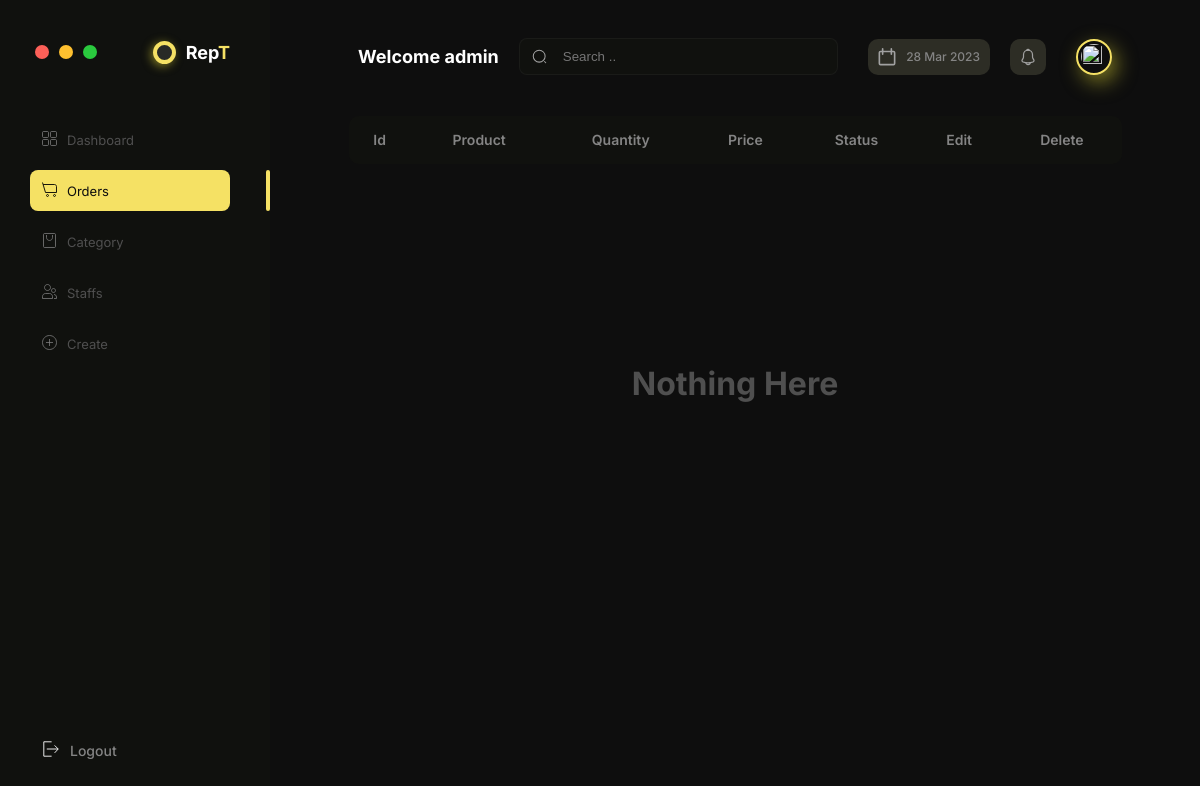
Page /ordersPending/ (signed in) on the earlier database version.
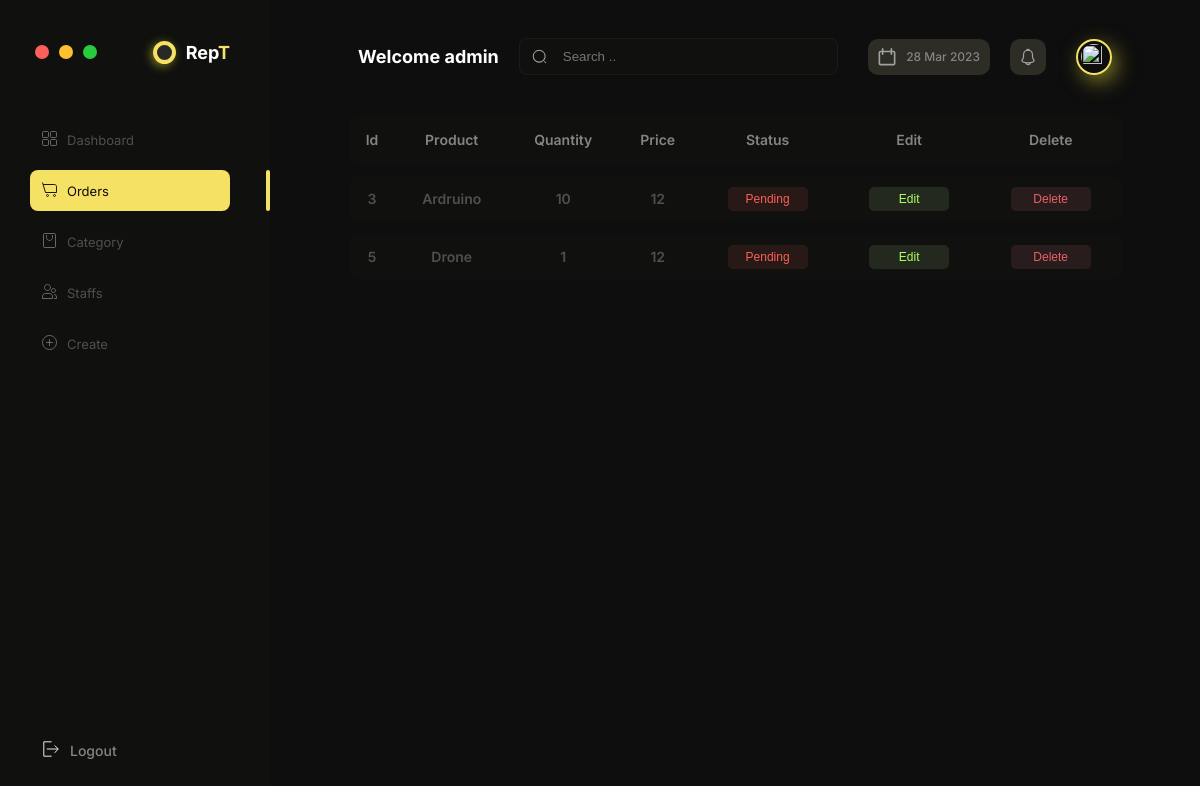
Same page on the later database version.
### apps/core/models.py (models this page shows, shortened)
class Order(models.Model):
    STATUS = (
        ('Paid', 'Paid'),
        ('Pending', 'Pending'),
    )
    customer = models.ForeignKey(
        Customer, null=True, on_delete=models.SET_NULL)
    seller = models.ForeignKey(Staff, on_delete=models.SET_NULL, null=True)
    item = models.ForeignKey(Item, null=True, on_delete=models.SET_NULL)
    price = models.IntegerField(default=0, null=True)
    quantity = models.IntegerField(default=0, null=True)
    status = models.CharField(max_length=200, null=True, choices=STATUS)
    date_created = models.DateTimeField(auto_now_add=True, null=True)

class Item(models.Model):
    name = models.CharField(max_length=200, null=True)
    price = models.IntegerField(default=0, null=True)
    quantity = models.IntegerField(default=0, null=True)
    category = models.ForeignKey(
        Category, null=True, on_delete=models.SET_NULL)
    tag = models.ForeignKey(Tag, null=200, on_delete=models.SET_NULL)
    date_created = models.DateTimeField(auto_now_add=True, null=True)
    def __str__(self):
        return self.name

### apps/core/decorators.py (the view)
        def wrapper_func(request, *args, **kwargs):
            group = None
            if request.user.groups.exists():
                group = request.user.groups.all()[0].name
            if group in allowed:
                return view_func(request, *args, **kwargs)
            else:
                return HttpResponse('You are not authenticated to access this page!')

### apps/orders/views.py (called while the page is built)
@login_required(login_url='login')
@allowed_user(allowed=['admin', 'staff'])
def ordersPending(request):
    user_id = request.user.username
    if user_id == 'admin':
        pending_orders = Order.objects.filter(status='Pending')
    else:
        user = Staff.objects.get(name=user_id)
        orders = Order.objects.filter(seller=user)
        pending_orders = orders.filter(status='Pending')
    pending_order_count = pending_orders.count()
    context = {
        'orders': pending_orders,
        'navbar': 'orders',
        'order_count': pending_order_count,
        'items_count': pending_order_count,
    }
    return render(request, 'ordersPending.html', context)

### apps/orders/templates/ordersPending.html (shortened to what this page needs)
{% extends 'main.html' %}
{% block content %}
<div class="table-container">
        <table class="table">
        <thead class="table__header">
            <tr class="table__header-raw">
              <th class="col col1">Id</th>
              <th class="col col2">Product</th>
              <th class="col col3">Quantity</th>
              <th class="col col4">Price</th>
              <th class="col col5">Status</th>
              <th class="col col6">Edit</th>
              <th class="col col7">Delete</th>
          </thead>
          {% for order in orders %}
          <tbody class="table__body">
            <tr class="table__body-raw">
              <td class="col col1">{{order.id}}</td>
              <td class="col col2">{{order.item}}</td>
              <td class="col col3">{{order.quantity}}</td>
              <td class="col col4">{{order.price}}</td>
              <td class="col col5">
                  <button class="table__status table__status--pending">Pending</button>
              </td>
              <td class="col col6">
                <button class="table__edit">Edit</button>
              </td>
              <td class="col col7">
                <a href="{% url 'removeOrder' order.id %}">
                  <button class="table__delete">Delete</button>
                </a>
              </td>
            </tr>
          </tbody>
          {% endfor %}
    </table>
    {% include 'nothing.html' %}
</div>
{% endblock %}

Differences in the rows shown:
added Order: id "3", item "Ardruino", quantity "10", price "12"
added Order: id "5", item "Drone", quantity "1", price "12"
Other differences:
text no longer shown: "Nothing Here"
